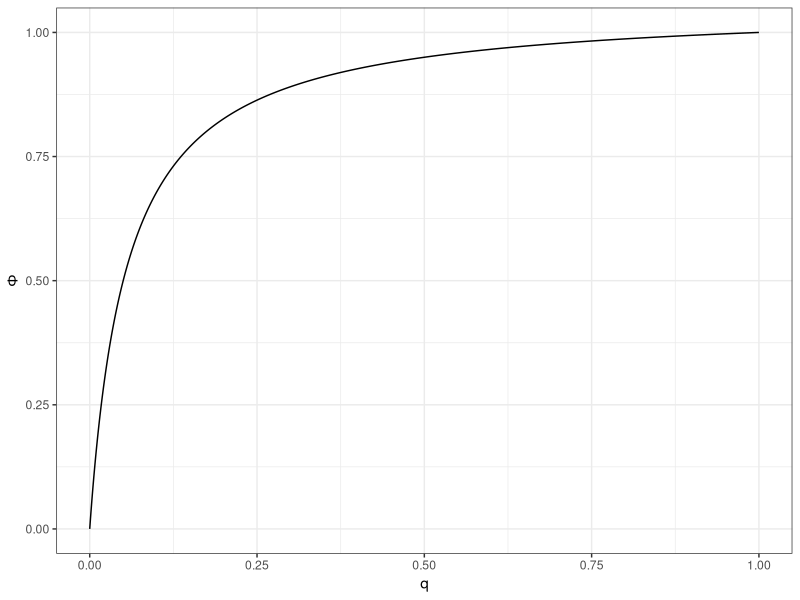

Generate this figure with R: (Note: this script raises an error after producing the figure.)
## ---- chunk 1
knitr::opts_chunk$set(echo = TRUE)
## ---- chunk 2
library(tidyverse)
library(ggplot2)
## ---- chunk 3
c_prob_person_given_alarm<-function(p0,p1,q){
  phi = p1*q/(p0*(1-q)+p1*q)
  return (phi)
}
## ---- chunk 4
p0<- 0.05
p1<- 0.95
q<- 0.1
c_prob_person_given_alarm(p0,p1,q)
## ---- chunk 5
p0<-0.05
p1<-0.95
q<- seq(0,1,0.001)
result = data.frame(phi = c_prob_person_given_alarm(p0,p1,q))
#result 
ggplot(data = result, aes(x = q, y = phi))+
  geom_line()+
  labs(y = expression(Phi))+
  theme_bw()
## ---- chunk 6

var<-function(a,b,r)
  {
  c=(-a^2-4*a*b-10*a*r-4*b^2-20*b*r-25*r^2+a+4*b+25*r)
  return(c)
}

b=var(0.1,0.2,0.3)


## ---- chunk 7
# Assignment5
# use the uniform distribution to simulate data from the discrete random variable

sample_X_0125<-function(n,alpha,beta,gamma){
  sample_X<-data.frame(U = runif(n))%>%
    mutate(X = case_when(
      (0 <= U)&(U < alpha)~1,
      (alpha <= U)&(U < alpha+beta)~2,
      (alpha+beta <= U)&(U < alpha+beta+gamma)~5,
      (alpha+beta+gamma <= U)&(U <= 1)~0))%>%
    pull(X)
  return (sample_X)
}
## ---- chunk 8
set.seed(1006)
n<-100000
alpha<-0.1
beta<-0.2
gamma<-0.3
sample_X<-sample_X_0125(n,alpha,beta,gamma)

mean(sample_X)
var(sample_X)
## ---- chunk 9
set.seed(1006)
trial<-seq(10000)
n<-100

alpha<-0.1
beta<-0.2
gamma<-0.3
simulation_df<-data.frame(trail)%>%
  mutate(sample = map(.x=trial, .f = ~sample_X_0125(n,alpha,beta,gamma)))%>%
  mutate(sample_mean = map_dbl(.x=sample, .f = mean))


## ---- chunk 10
simulation_df%>%head(5)
## ---- chunk 11
simulation_df%>%
  

ggplot()+
  ggtitle("The histogram of sample mean") +
  theme_bw()+
  theme(plot.title = element_text(hjust = 0.5))+
  geom_histogram(aes(x=sample_mean),binwidth = 0.02)
## ---- chunk 12
sample_mean_expectation<-round(mean(simulation_df$sample_mean),digits = 4)
sample_mean_variance<-round(var(simulation_df$sample_mean),digits = 4)
sample_mean_expectation
sample_mean_variance
## ---- chunk 13
mu<-sample_mean_expectation
sigma<-sqrt(sample_mean_variance)
x_min<-mu-4*sigma
x_max<-mu+4*sigma
inc<-0.0001
rescaled_gaussian_df<-data.frame(x=seq(x_min,x_max,inc))%>%
  mutate(pdf=200*map_dbl(.x=x,.f=~dnorm(x=.x,mean=mu,sd=sigma)))
# 200 or 10000?

colors<-c("Gaussian pdf"="red","sample_mean_histogram"="blue")
fill<-c("Gaussian pdf"="white","sample_mean_histogram"="white")


ggplot()+
  geom_histogram(data=simulation_df,
                 aes(x=sample_mean,colour = "sample_mean_histogram",fill = "sample_mean_histogram"),
                 binwidth = 0.02,size = 0.3)+
  geom_line(data=rescaled_gaussian_df,
            aes(x,y=pdf,color="Gaussian pdf"),size=1)+
  scale_color_manual(name = "", values=colors)+
  scale_fill_manual(name = "", values=fill)+
  theme_bw()
## ---- chunk 14
set.seed(1006)
num_trials_per_sample_size<-100
min_sample_size<-5
max_sample_size<-100
sample_size_inc<-5
lambda_0<-0.01

exponential_simultaion_df<-crossing(trial=seq(num_trials_per_sample_size),
                                    sample_size=seq(min_sample_size, max_sample_size, sample_size_inc))%>%
  # create data frame of all pairs of sample_size and trial
  mutate(simulation=pmap(.l=list(trial,sample_size),
                         .f=~rexp(.y,rate = lambda_0)))%>%
  # simulate sequences of Gaussian random variables
  mutate(lambda_mle=map_dbl(.x=simulation,.f=~1/mean(.x)))%>%
  # compute the sample standard deviation
  group_by(sample_size)%>%
    summarise(msq_error=mean((lambda_mle-lambda_0)^2))

exponential_simultaion_df%>%
  ggplot(aes(x=sample_size, y=msq_error))+
  geom_smooth()+
  theme_bw()+
  labs(x='Sample size',y='Mean square error')
                            

## ---- chunk 15
bird_data_df<-read.csv('bird_data_EMATM0061.csv',header = TRUE)

bird_data_df<-bird_data_df%>%
  mutate(time_diffs=lead(Time)-Time)

time_diffs<-bird_data_df%>%pull(time_diffs)

lambda_MLE<-1/mean(time_diffs, na.r =TRUE)

lambda_MLE
## ---- chunk 16
library(boot)
set.seed(1006)
# define a function which computes the lambda of a column of interest(time_diffs)
compute_lambda_0<-function(df,indicies,col_name){
  sub_sample<-df%>%
    slice(indicies)%>%
    pull(all_of(col_name))
  return(1/mean(sub_sample, na.rm = TRUE))
}
# use the boot function to generate the bootstrap statistics
results<-boot(data = bird_data_df, statistic = compute_lambda_0, col_name='time_diffs', R = 10000)

# compute the 95% confidence interval for the lambda_0
boot.ci(boot.out = results, type="basic", conf = 0.95)
